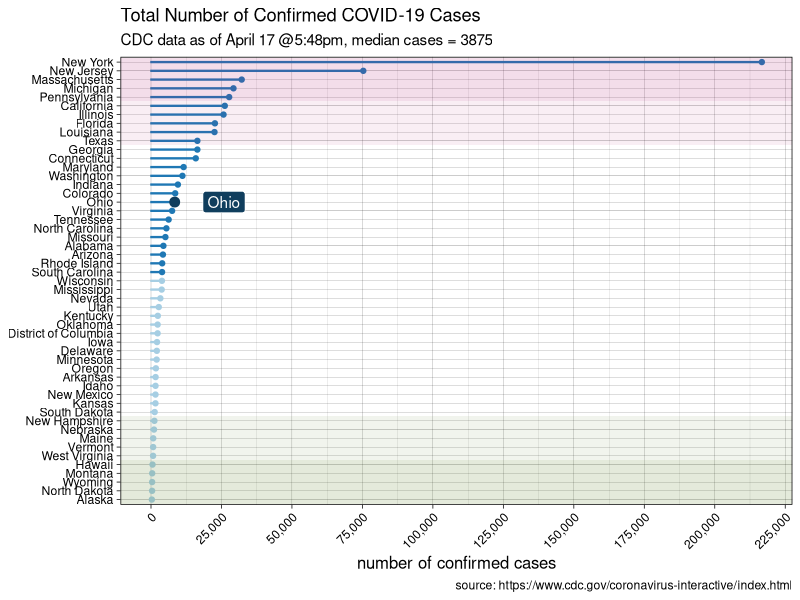
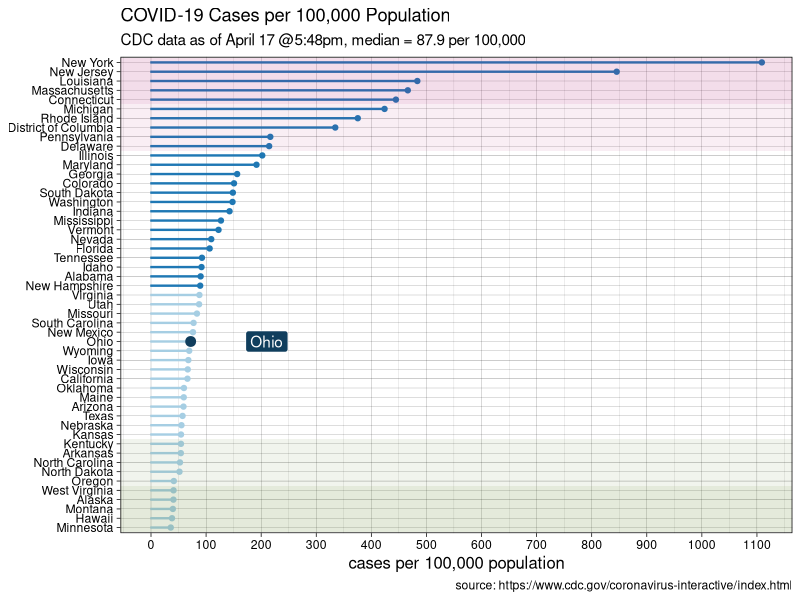
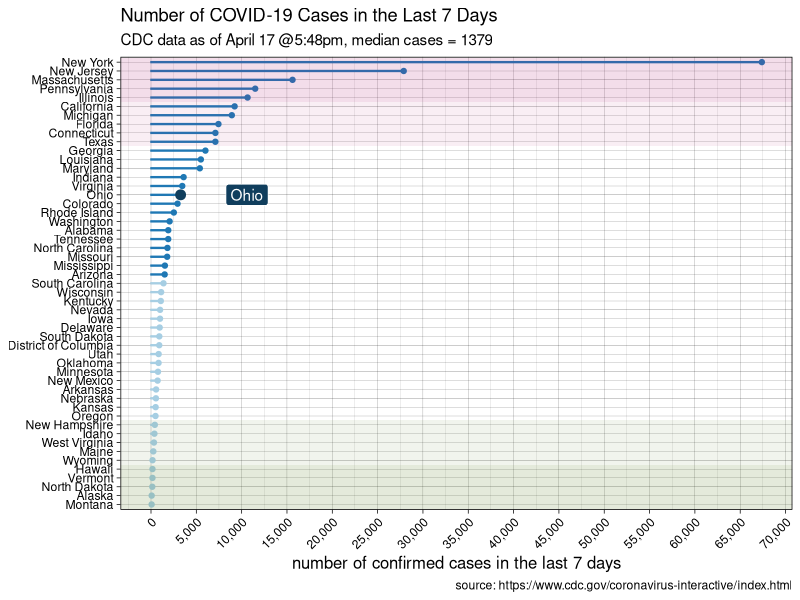
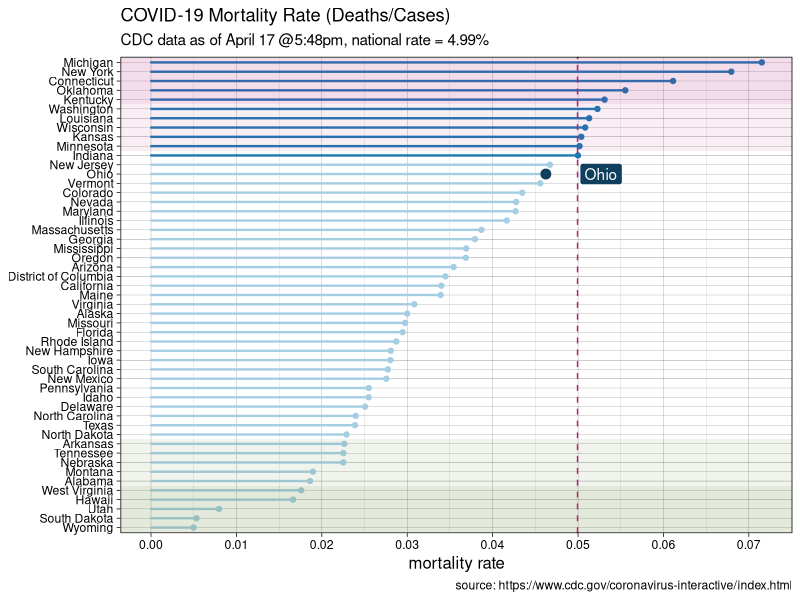

Write the R code that produced these figures, in order.
## ---- chunk 1
knitr::opts_chunk$set(message = FALSE, warning = FALSE, comment = NA)
## ---- chunk 2
library(tidyverse)
library(scales)
## ---- chunk 3
stateFIPS <- read_csv("FIPS50.csv")

data <- read_csv("US_MAP_DATA_20200417.csv", skip = 1) %>% 
  right_join(stateFIPS) %>% 
  mutate(Mortality = Deaths/Cases)

dataOH <- data %>% 
  filter(ABBR == "OH")
## ---- chunk 4

mediancases <- data %>% 
  summarize(rate = median(Cases)) %>% 
  pull()

ggplot(data, aes(x = reorder(Name, Cases), 
                 y = Cases, 
                 color = Cases > mediancases,
                 fill = Cases > mediancases)) +
  geom_bar(stat = "identity", width = 0.1) +
  geom_point() +
  geom_point(dataOH, 
             mapping = aes(x = Name, y = Cases), 
             color = "#103E5D", 
             size = 3) +
  geom_label(dataOH, 
             mapping = aes(label = Name, x = Name, y = Cases),
             hjust = 0, 
             nudge_y = 10000, 
             color = "white", 
             fill = "#103E5D") +
  annotate(geom = "rect", 
           xmin = 46.5, 
           xmax = 51.5,
           ymin = -Inf,
           ymax = Inf,
           fill = "#B41F78",
           alpha = 0.15) +
  annotate(geom = "rect", 
           xmin = 41.5, 
           xmax = 46.5,
           ymin = -Inf,
           ymax = Inf,
           fill = "#B41F78",
           alpha = 0.075) +
  annotate(geom = "rect", 
           xmin = 0.5, 
           xmax = 5.5,
           ymin = -Inf,
           ymax = Inf,
           fill = "#4C7314",
           alpha = 0.15) +
  annotate(geom = "rect", 
           xmin = 5.5, 
           xmax = 10.5,
           ymin = -Inf,
           ymax = Inf,
           fill = "#4C7314",
           alpha = 0.075) +
  scale_y_continuous(label = comma, breaks = seq(0, 300000, 25000)) +
  labs(title = "Total Number of Confirmed COVID-19 Cases",
       subtitle = paste("CDC data as of April 17 @5:48pm, median cases =", mediancases),
       x = NULL, 
       y = "number of confirmed cases",
       caption = "source: https://www.cdc.gov/coronavirus-interactive/index.html") +
  coord_flip() +
  theme_linedraw() +
  theme(legend.position = "none",
        axis.text.x = element_text(angle = 45, hjust = 1),
        axis.title.x = element_text(size = 12)) +
  scale_color_brewer(palette = "Paired")
## ---- chunk 5

medianrate <- data %>% 
  summarize(rate = median(RatePer100000)) %>% 
  pull()

ggplot(data, aes(x = reorder(Name, RatePer100000), 
                 y = RatePer100000, 
                 color = RatePer100000 > medianrate,
                 fill = RatePer100000 > medianrate)) +
  geom_bar(stat = "identity", 
           width = 0.1) +
  geom_point() +
  geom_point(dataOH, 
             mapping = aes(x = Name, y = RatePer100000), 
             color = "#103E5D", 
             size = 3) +
  geom_label(dataOH, 
             mapping = aes(label = Name, x = Name, y = RatePer100000),
             hjust = 0, 
             nudge_y = 100, 
             color = "white", 
             fill = "#103E5D") +
  annotate(geom = "rect", 
           xmin = 46.5, 
           xmax = 51.5,
           ymin = -Inf,
           ymax = Inf,
           fill = "#B41F78",
           alpha = 0.15) +
  annotate(geom = "rect", 
           xmin = 41.5, 
           xmax = 46.5,
           ymin = -Inf,
           ymax = Inf,
           fill = "#B41F78",
           alpha = 0.075) +
  annotate(geom = "rect", 
           xmin = 0.5, 
           xmax = 5.5,
           ymin = -Inf,
           ymax = Inf,
           fill = "#4C7314",
           alpha = 0.15) +
  annotate(geom = "rect", 
           xmin = 5.5, 
           xmax = 10.5,
           ymin = -Inf,
           ymax = Inf,
           fill = "#4C7314",
           alpha = 0.075) +
  scale_y_continuous(breaks = seq(0, 2000, 100)) +
  labs(title = "COVID-19 Cases per 100,000 Population",
       subtitle = paste("CDC data as of April 17 @5:48pm, median =", 
                        medianrate,
                        "per 100,000"),
       x = NULL, 
       y = "cases per 100,000 population",
       caption = "source: https://www.cdc.gov/coronavirus-interactive/index.html") +
  coord_flip() +
  theme_linedraw() +
  theme(legend.position = "none",
        axis.title.x = element_text(size = 12)) +
  scale_color_brewer(palette = "Paired")

## ---- chunk 6

mediancases7 <- data %>% 
  summarize(rate = median(CasesInLast7Days)) %>% 
  pull()

ggplot(data, aes(x = reorder(Name, CasesInLast7Days), 
                 y = CasesInLast7Days, 
                 color = CasesInLast7Days > mediancases7,
                 fill = CasesInLast7Days > mediancases7)) +
  geom_bar(stat = "identity", width = 0.1) +
  geom_point() +
  geom_point(dataOH, 
             mapping = aes(x = Name, y = CasesInLast7Days), 
             color = "#103E5D", 
             size = 3) +
  geom_label(dataOH, 
             mapping = aes(label = Name, x = Name, y = CasesInLast7Days),
             hjust = 0, 
             nudge_y = 5000, 
             color = "white", 
             fill = "#103E5D") +
  annotate(geom = "rect", 
           xmin = 46.5, 
           xmax = 51.5,
           ymin = -Inf,
           ymax = Inf,
           fill = "#B41F78",
           alpha = 0.15) +
  annotate(geom = "rect", 
           xmin = 41.5, 
           xmax = 46.5,
           ymin = -Inf,
           ymax = Inf,
           fill = "#B41F78",
           alpha = 0.075) +
  annotate(geom = "rect", 
           xmin = 0.5, 
           xmax = 5.5,
           ymin = -Inf,
           ymax = Inf,
           fill = "#4C7314",
           alpha = 0.15) +
  annotate(geom = "rect", 
           xmin = 5.5, 
           xmax = 10.5,
           ymin = -Inf,
           ymax = Inf,
           fill = "#4C7314",
           alpha = 0.075) +
  scale_y_continuous(label = comma, breaks = seq(0, 300000, 5000)) +
  labs(title = "Number of COVID-19 Cases in the Last 7 Days",
       subtitle = paste("CDC data as of April 17 @5:48pm, median cases =", mediancases7),
       x = NULL, 
       y = "number of confirmed cases in the last 7 days",
       caption = "source: https://www.cdc.gov/coronavirus-interactive/index.html") +
  coord_flip() +
  theme_linedraw() +
  theme(legend.position = "none",
        axis.text.x = element_text(angle = 45, hjust = 1),
        axis.title.x = element_text(size = 12)) +
  scale_color_brewer(palette = "Paired")

## ---- chunk 7

nationalrate <- data %>%
  summarize(rate = sum(Deaths)/sum(Cases)) %>% 
  pull(rate)

ggplot(data, aes(x = reorder(Name, Mortality), 
                 y = Mortality, 
                 color = Mortality > nationalrate,
                 fill = Mortality > nationalrate)) +
  geom_bar(stat = "identity", 
           width = 0.1) +
  geom_point() +
  geom_point(dataOH, 
             mapping = aes(x = Name, y = Mortality), 
             color = "#103E5D", 
             size = 3) +
  geom_label(dataOH, 
             mapping = aes(label = Name, x = Name, y = Mortality),
             hjust = 0, 
             nudge_y = 0.004, 
             color = "white", 
             fill = "#103E5D") +
  annotate(geom = "rect", 
           xmin = 46.5, 
           xmax = 51.5,
           ymin = -Inf,
           ymax = Inf,
           fill = "#B41F78",
           alpha = 0.15) +
  annotate(geom = "rect", 
           xmin = 41.5, 
           xmax = 46.5,
           ymin = -Inf,
           ymax = Inf,
           fill = "#B41F78",
           alpha = 0.075) +
  annotate(geom = "rect", 
           xmin = 0.5, 
           xmax = 5.5,
           ymin = -Inf,
           ymax = Inf,
           fill = "#4C7314",
           alpha = 0.15) +
  annotate(geom = "rect", 
           xmin = 5.5, 
           xmax = 10.5,
           ymin = -Inf,
           ymax = Inf,
           fill = "#4C7314",
           alpha = 0.075) +
  geom_hline(yintercept = nationalrate, 
             color = "#B41F78", 
             linetype = "dashed") +
  scale_y_continuous(breaks = seq(0, .10, .01)) +
  labs(title = "COVID-19 Mortality Rate (Deaths/Cases)",
       subtitle = paste("CDC data as of April 17 @5:48pm, national rate = ", 
                        100*round(nationalrate, 4), 
                        "%", 
                        sep = ""),
       x = NULL, 
       y = "mortality rate",
       caption = "source: https://www.cdc.gov/coronavirus-interactive/index.html") +
  coord_flip() +
  theme_linedraw() +
  theme(legend.position = "none",
        axis.title.x = element_text(size = 12)) +
  scale_color_brewer(palette = "Paired")

## ---- chunk 8
sessionInfo()
